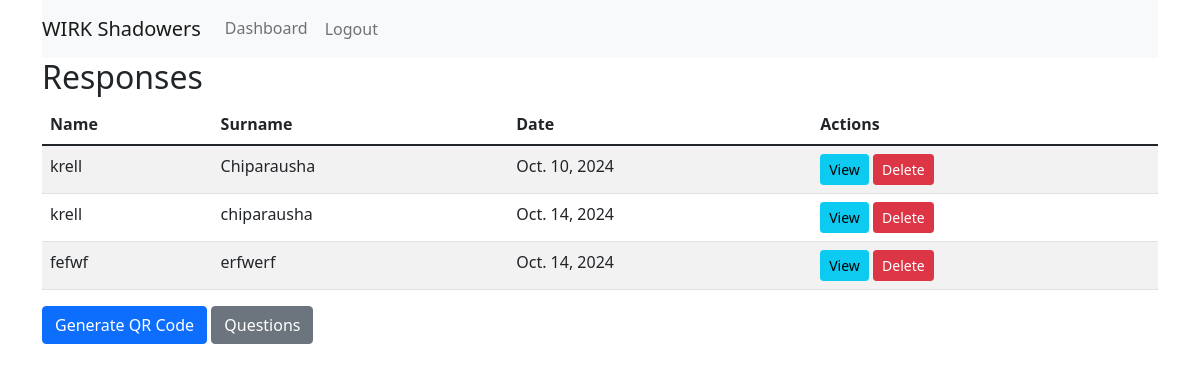
The page /feedback/dashboard/ (signed in) on the database as committed earlier.
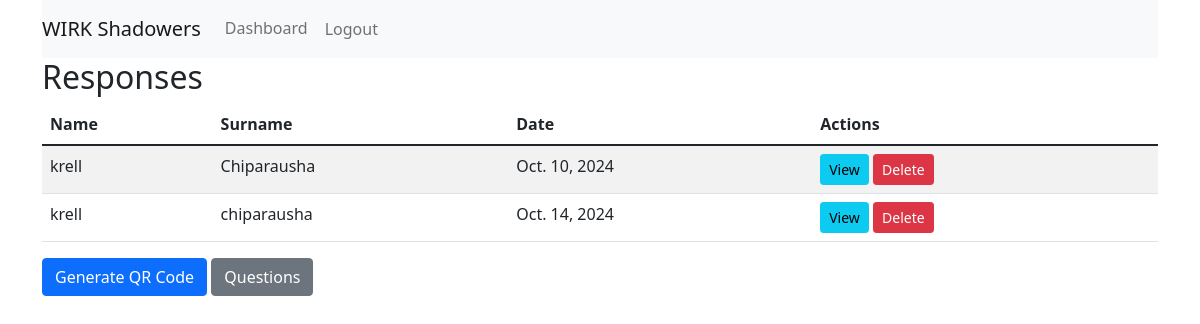
The same page on the database as committed later.
### feedback/models.py (models this page shows, shortened)
class Response(models.Model):
    name = models.CharField(max_length=100)
    surname = models.CharField(max_length=100)
    date = models.DateField(auto_now_add=True)
    answers = models.ManyToManyField(Question, through='Answer')

### feedback/views.py (the view)
# urls.py: path('dashboard/', views.dashboard, name='dashboard'),
@login_required
def dashboard(request):
    responses = Response.objects.all()
    return render(request, 'feedback/dashboard.html', {'responses': responses})

### feedback/templates/feedback/dashboard.html (shortened to what this page needs)
{% extends 'feedback/base.html' %}
{% block content %}
    <h2>Responses</h2>
    <table class="table table-striped">
        <thead>
            <tr>
                <th>Name</th>
                <th>Surname</th>
                <th>Date</th>
                <th>Actions</th>
            </tr>
        </thead>
        <tbody>
            {% for response in responses %}
                <tr>
                    <td>{{ response.name }}</td>
                    <td>{{ response.surname }}</td>
                    <td>{{ response.date }}</td>
                    <td>
                        <a href="{% url 'view_response' response.id %}" class="btn btn-info btn-sm">View</a>
                        <form action="{% url 'delete_response' response.id %}" method="post" style="display:inline;">
                            <button type="submit" class="btn btn-danger btn-sm" onclick="return confirm('Are you sure you want to delete this response?');">Delete</button>
                        </form>
                    </td>
                </tr>
            {% endfor %}
        </tbody>
    </table>
    <a href="{% url 'generate_qr' %}" class="btn btn-primary">Generate QR Code</a>
    <a href="{% url 'question_list' %}" class="btn btn-secondary">Questions</a>
{% endblock %}

Rows that differ between the two databases and show on the page:
removed Response: name "fefwf", surname "erfwerf", date "Oct. 14, 2024"
